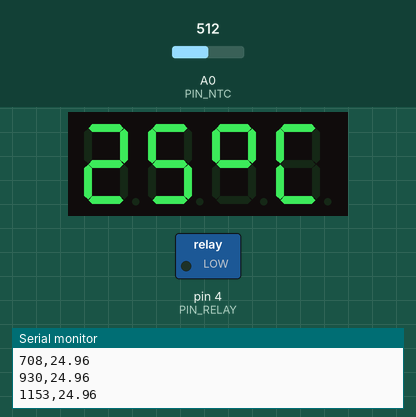
Simulated run of this sketch. Board: Arduino Uno, built with avr-gcc and run on an emulated ATmega328P. On the bench: 4-digit seven-segment display, switched loads named in the sketch (green lamp = pin HIGH), the last lines printed to the serial monitor. The inputs (shaded band) are chosen by the test bench; at power-on: A0 (PIN_NTC) = 512.

Above: at 1.2 s.
1.3 s: A0 (PIN_NTC) set to 288
At 2.5 s:
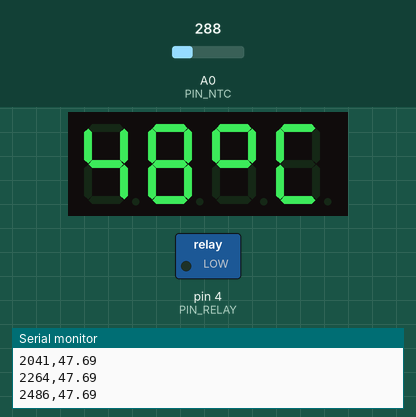
2.8 s: A0 (PIN_NTC) set to 255
At 3.3 s:
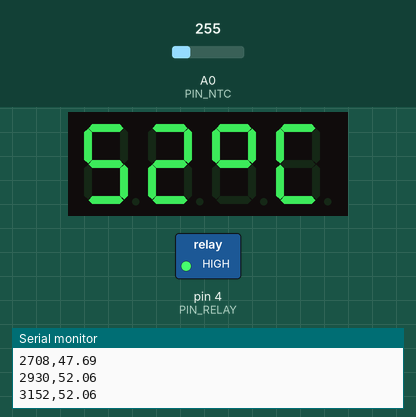
4.4 s: A0 (PIN_NTC) set to 306
At 5.2 s:
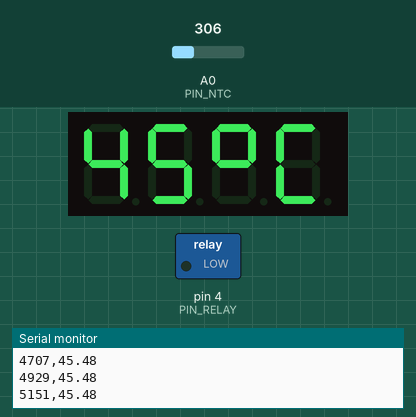
Timing chart, 0 to 7.4 s (numbered marks = the images above; inputs shaded):
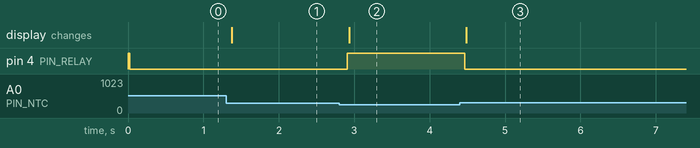

Measured:
- the behaviour switches between 271 and 270 on A0 (PIN_NTC) (found by bisection; images 1 and 2)
- after the input at 1.3 s, the display: changes after 0.08 s (image 1)
- after the input at 2.8 s, pin 4 (PIN_RELAY): LOW → HIGH after 0.11 s; the display: changes after 0.13 s (image 2)
- after the input at 4.4 s, pin 4 (PIN_RELAY): HIGH → LOW after 0.07 s; the display: changes after 0.09 s (image 3)

The sketch:

Sistem_Pemanas.ino
```cpp
#include <TM1637Display.h>
#include <math.h>

// ---------------- PIN ----------------
#define PIN_RELAY 4      // input relay di D4 (aktif LOW, NO)
#define PIN_CLK   2      // TM1637 CLK di D2
#define PIN_DIO   3      // TM1637 DIO di D3
#define PIN_NTC   A0     // NTC dibaca di A0

TM1637Display display(PIN_CLK, PIN_DIO);

// ---------------- KONSTANTA NTC ----------------
// Divider: 5V -- Rref(10k) --(A0)-- NTC -- GND
const float R_REF = 10000.0;  // resistor referensi 10k
const float R0    = 10000.0;  // NTC 10k pada 25C
const float BETA  = 3950.0;   // Beta NTC (umum)
const float T0_K  = 298.15;   // 25C dalam Kelvin

// ---------------- SETPOINT & HYSTERESIS ----------------
const float SETPOINT_C   = 50.0;
const float HYSTERESIS_C = 1;

// ---------------- SEGMENT MAP untuk "°C" ----------------
// Segment bit order pada TM1637Display: 0b0GFEDCBA
// Derajat (°) biasa digambar dengan segmen A + B + F + G
// Huruf C digambar dengan segmen A + D + E + F
const uint8_t SEG_DEGREE = 0b01100011; // simbol °
const uint8_t SEG_CHAR_C = 0b00111001; // huruf C

float readNTC_C(int analogPin) {
  int adc = analogRead(analogPin);
  if (adc <= 0) adc = 1;
  if (adc >= 1023) adc = 1022;

  float v = adc / 1023.0;
  float r_ntc = R_REF * (v / (1.0 - v));

  float tempK = 1.0 / ((1.0 / T0_K) + (1.0 / BETA) * log(r_ntc / R0));
  return tempK - 273.15;
}

inline void relayHeaterOn()  { digitalWrite(PIN_RELAY, LOW);  } // aktif LOW
inline void relayHeaterOff() { digitalWrite(PIN_RELAY, HIGH); }

void showTempDegC(int tempRounded) {
  // Batasi ke 0..99 agar rapi 2 digit (karena target 50'C)
  if (tempRounded < 0)  tempRounded = 0;
  if (tempRounded > 99) tempRounded = 99;

  int tens = tempRounded / 10;
  int ones = tempRounded % 10;

  uint8_t segs[4];
  segs[0] = display.encodeDigit(tens);
  segs[1] = display.encodeDigit(ones);
  segs[2] = SEG_DEGREE;
  segs[3] = SEG_CHAR_C;


  // colon bit pada TM1637 dimatikan
  display.setSegments(segs);
}

void setup() {
  pinMode(PIN_RELAY, OUTPUT);
  relayHeaterOff();                 // aman saat boot

  display.setBrightness(5);         // 0..7
  display.clear();                  // bersihkan tampilan

  Serial.begin(9600);
  //Serial.println("Sistem Pemanas: NTC 10k + TM1637 (88:88) tampil XX°C, bit colon OFF");
  Serial.println("time_ms,T_bottom_C");

}

void loop() {
  float tempC = readNTC_C(PIN_NTC);
  int tempRounded = (int)lround(tempC); // dibulatkan tanpa desimal

  // Kontrol ON/OFF dengan hysteresis
  if (tempC <= (SETPOINT_C - HYSTERESIS_C)) {
    relayHeaterOn();
  } else if (tempC >= SETPOINT_C) {
    relayHeaterOff();
  }

  // Tampilkan "XX°C"
  showTempDegC(tempRounded);

  // Debug serial
  /*Serial.print("Temp = ");
  Serial.print(tempC, 2);
  Serial.print(" C (rounded ");
  Serial.print(tempRounded);
  Serial.print(") | Relay = ");
  Serial.println(digitalRead(PIN_RELAY) == LOW ? "ON" : "OFF");*/

  // ===== LOG DATA SUHU BAWAH (CSV) =====
  Serial.print(millis());
  Serial.print(",");
  Serial.println(tempC, 2);

  delay(200);
}
```
